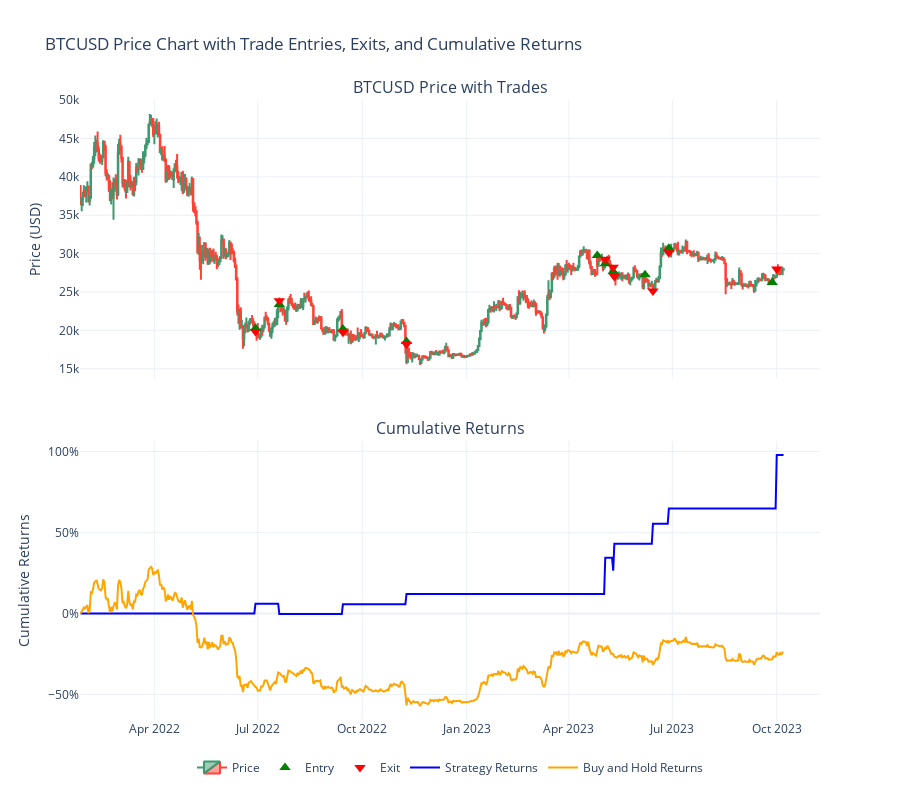

The notebook cell this image was saved under:
### Code cell
from plotly.subplots import make_subplots

# Prepare the price data
prices_df_chart = prices_df.copy()
prices_df_chart.index = pd.to_datetime(prices_df_chart.index)
prices_df_chart.rename(columns={
    'open': 'Open',
    'high': 'High',
    'low': 'Low',
    'close': 'Close',
    'volume': 'Volume'
}, inplace=True)
prices_df_chart.sort_index(inplace=True)

# Prepare the trade data
trades_df['Entry_Date'] = pd.to_datetime(trades_df['Entry_Date'])
trades_df['Exit_Date'] = pd.to_datetime(trades_df['Exit_Date'])
trades_df.sort_values('Exit_Date', inplace=True)

# Calculate capital over time
capital_over_time = trades_df[['Exit_Date', 'Remaining_Capital']].copy()
capital_over_time.drop_duplicates(subset='Exit_Date', inplace=True)

# Create full date range
full_date_range = pd.date_range(start=prices_df_chart.index.min(), end=prices_df_chart.index.max(), freq='D')

# Capital time series
capital_time_series = pd.DataFrame(index=full_date_range)
capital_time_series = capital_time_series.merge(capital_over_time.set_index('Exit_Date'), left_index=True, right_index=True, how='left')
capital_time_series['Remaining_Capital'].fillna(method='ffill', inplace=True)
initial_capital = trades_df['Remaining_Capital'].iloc[0] - trades_df['Profit_Loss'].iloc[0]
capital_time_series['Remaining_Capital'].fillna(initial_capital, inplace=True)
capital_time_series['Strategy_Returns'] = capital_time_series['Remaining_Capital'] / initial_capital - 1

# Price time series for buy-and-hold returns
price_time_series = prices_df_chart['Close'].reindex(full_date_range).ffill()
initial_price = price_time_series.iloc[0]
price_time_series = price_time_series.to_frame(name='Close')
price_time_series['Buy_and_Hold_Returns'] = price_time_series['Close'] / initial_price - 1

# Create subplots
fig = make_subplots(
    rows=2, cols=1,
    shared_xaxes=True,
    vertical_spacing=0.1,
    subplot_titles=('BTCUSD Price with Trades', 'Cumulative Returns')
)

# Add candlestick chart
fig.add_trace(go.Candlestick(
    x=prices_df_chart.index,
    open=prices_df_chart['Open'],
    high=prices_df_chart['High'],
    low=prices_df_chart['Low'],
    close=prices_df_chart['Close'],
    name='Price'
), row=1, col=1)

# Add entry and exit markers
fig.add_trace(go.Scatter(
    x=trades_df['Entry_Date'],
    y=trades_df['Entry_Price'],
    mode='markers',
    marker=dict(
        symbol='triangle-up',
        color='green',
        size=10
    ),
    name='Entry'
), row=1, col=1)

fig.add_trace(go.Scatter(
    x=trades_df['Exit_Date'],
    y=trades_df['Exit_Price'],
    mode='markers',
    marker=dict(
        symbol='triangle-down',
        color='red',
        size=10
    ),
    name='Exit'
), row=1, col=1)

# Add cumulative returns
fig.add_trace(go.Scatter(
    x=capital_time_series.index,
    y=capital_time_series['Strategy_Returns'],
    mode='lines',
    line=dict(color='blue', width=2),
    name='Strategy Returns'
), row=2, col=1)

fig.add_trace(go.Scatter(
    x=price_time_series.index,
    y=price_time_series['Buy_and_Hold_Returns'],
    mode='lines',
    line=dict(color='orange', width=2),
    name='Buy and Hold Returns'
), row=2, col=1)

# Update layout
fig.update_layout(
    title='BTCUSD Price Chart with Trade Entries, Exits, and Cumulative Returns',
    xaxis_rangeslider_visible=False,
    template='plotly_white',
    legend=dict(
        orientation='h',
        yanchor='bottom',
        y=-0.1,
        xanchor='center',
        x=0.5
    ),
    yaxis=dict(title='Price (USD)'),
    yaxis2=dict(title='Cumulative Returns', tickformat='.0%'),
    height=800
)

# Print the trades
print(trades_df)

# Show the figure
fig.show()

### Figure 1 — Plotly figure (JSON) as saved in the notebook; plotly's stock layout.template omitted (floating-point values rounded to 4 significant figures; data arrays with more than 128 entries replaced by an {"elided": "..."} marker saying what was removed)
{"data": [{"close": {"elided": "620 float values"}, "high": {"elided": "620 float values"}, "low": {"elided": "620 float values"}, "name": "Price", "open": {"elided": "620 float values"}, "type": "candlestick", "x": {"elided": "620 str values"}, "xaxis": "x", "yaxis": "y"}, {"marker": {"color": "green", "size": 10, "symbol": "triangle-up"}, "mode": "markers", "name": "Entry", "type": "scatter", "x": ["2022-06-29T00:00:00", "2022-07-20T00:00:00", "2022-09-14T00:00:00", "2022-11-09T00:00:00", "2023-05-03T00:00:00", "2023-05-10T00:00:00", "2023-04-26T00:00:00", "2023-06-07T00:00:00", "2023-06-28T00:00:00", "2023-09-27T00:00:00"], "xaxis": "x", "y": [20271, 23384, 20177, 18557, 28680, 27668, 29765, 27234, 30715, 26250], "yaxis": "y"}, {"marker": {"color": "red", "size": 10, "symbol": "triangle-down"}, "mode": "markers", "name": "Exit", "type": "scatter", "x": ["2022-06-29T00:00:00", "2022-07-20T00:00:00", "2022-09-14T00:00:00", "2022-11-09T00:00:00", "2023-05-03T00:00:00", "2023-05-10T00:00:00", "2023-05-11T00:00:00", "2023-06-14T00:00:00", "2023-06-28T00:00:00", "2023-10-01T00:00:00"], "xaxis": "x", "y": [19870.0, 23850.0, 19770.0, 18190.0, 29250.0, 28220.0, 27016, 25146, 30100.0, 28010], "yaxis": "y"}, {"line": {"color": "blue", "width": 2}, "mode": "lines", "name": "Strategy Returns", "type": "scatter", "x": {"elided": "620 str values"}, "xaxis": "x2", "y": {"elided": "620 float values"}, "yaxis": "y2"}, {"line": {"color": "orange", "width": 2}, "mode": "lines", "name": "Buy and Hold Returns", "type": "scatter", "x": {"elided": "620 str values"}, "xaxis": "x2", "y": {"elided": "620 float values"}, "yaxis": "y2"}], "layout": {"annotations": [{"font": {"size": 16}, "showarrow": false, "text": "BTCUSD Price with Trades", "x": 0.5, "xanchor": "center", "xref": "paper", "y": 1, "yanchor": "bottom", "yref": "paper"}, {"font": {"size": 16}, "showarrow": false, "text": "Cumulative Returns", "x": 0.5, "xanchor": "center", "xref": "paper", "y": 0.45, "yanchor": "bottom", "yref": "paper"}], "height": 800, "legend": {"orientation": "h", "x": 0.5, "xanchor": "center", "y": -0.1, "yanchor": "bottom"}, "title": {"text": "BTCUSD Price Chart with Trade Entries, Exits, and Cumulative Returns"}, "xaxis": {"anchor": "y", "domain": [0, 1], "matches": "x2", "rangeslider": {"visible": false}, "showticklabels": false}, "xaxis2": {"anchor": "y2", "domain": [0, 1]}, "yaxis": {"anchor": "x", "domain": [0.55, 1], "title": {"text": "Price (USD)"}}, "yaxis2": {"anchor": "x2", "domain": [0, 0.45], "tickformat": ".0%", "title": {"text": "Cumulative Returns"}}}}
